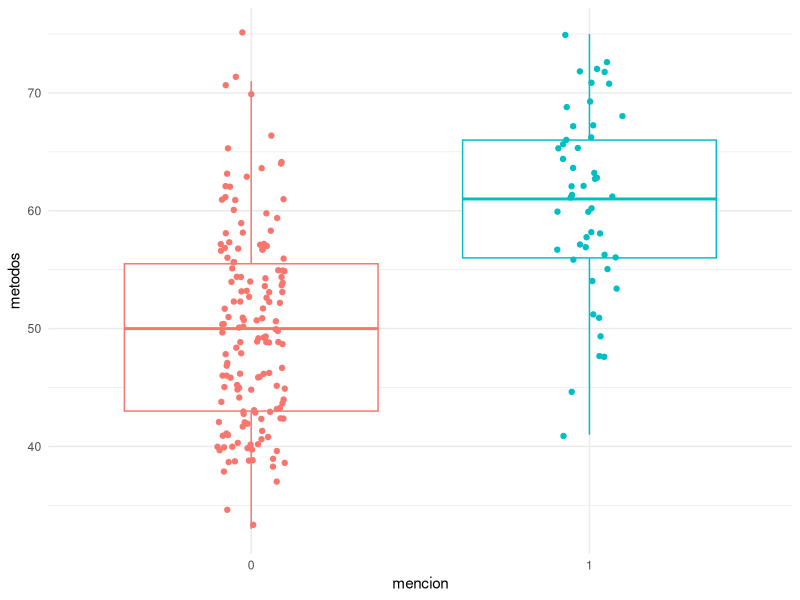
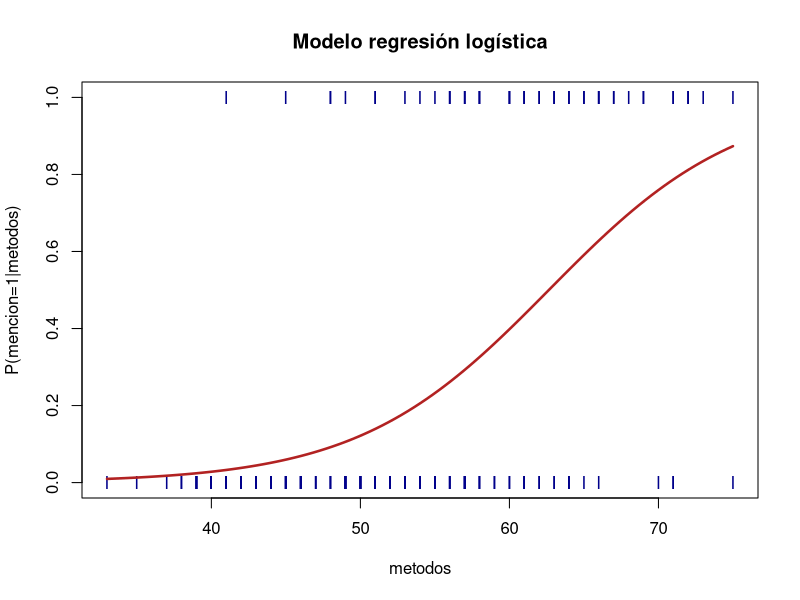
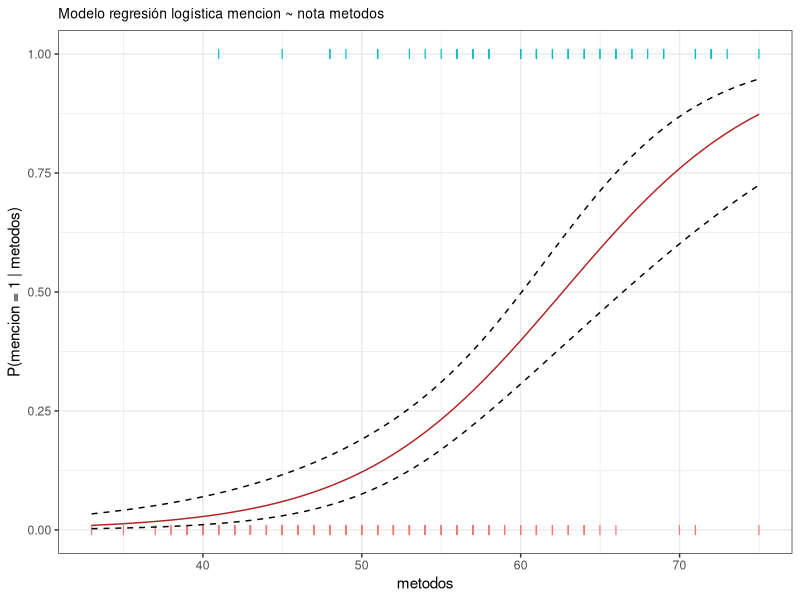
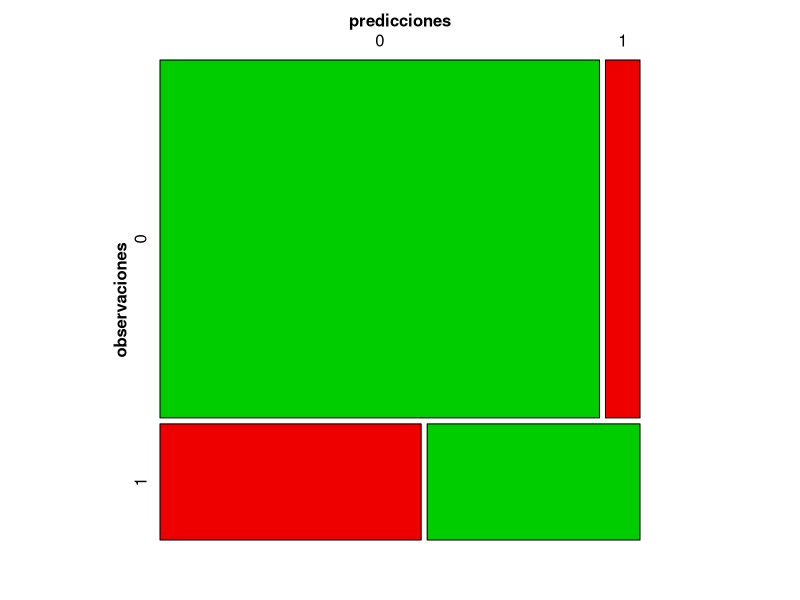

Write R code to recreate these figures, in order.
## ---- chunk 1
knitr::opts_chunk$set(warning = FALSE, message = FALSE) 
## ---- chunk 2
mencion <- as.factor(c(0, 0, 0, 0, 0, 0, 0, 0, 0, 0, 0, 1, 0, 1, 0, 0, 0, 0, 1,
                         0, 0, 1, 0, 0, 0, 0, 1, 0, 0, 0, 0, 0, 1, 0, 0, 1, 0, 1,
                         0, 0, 0, 0, 0, 0, 1, 0, 0, 0, 0, 0, 1, 0, 0, 0, 1, 0, 0,
                         0, 0, 0, 0, 1, 0, 0, 0, 0, 0, 0, 0, 0, 0, 0, 1, 0, 0, 0,
                         1, 0, 0, 0, 0, 0, 0, 1, 0, 1, 0, 0, 0, 0, 1, 0, 1, 0, 0,
                         1, 1, 1, 0, 1, 0, 0, 0, 0, 0, 0, 1, 0, 0, 1, 0, 0, 0, 1,
                         1, 0, 0, 1, 0, 0, 0, 0, 0, 0, 1, 0, 0, 0, 0, 0, 0, 1, 1,
                         0, 0, 1, 0, 0, 0, 0, 0, 0, 0, 0, 0, 0, 1, 0, 0, 0, 0, 0,
                         0, 0, 1, 0, 0, 0, 0, 1, 1, 0, 1, 1, 0, 0, 0, 0, 1, 0, 0,
                         0, 0, 0, 0, 0, 1, 0, 0, 1, 1, 0, 1, 1, 1, 1, 0, 0, 1, 0,
                         0, 0, 0, 0, 1, 0, 0, 0, 1, 1))
metodos <- c(41, 53, 54, 47, 57, 51, 42, 45, 54, 52, 51, 51, 71, 57, 50, 43,
                 51, 60, 62, 57, 35, 75, 45, 57, 45, 46, 66, 57, 49, 49, 57, 64,
                 63, 57, 50, 58, 75, 68, 44, 40, 41, 62, 57, 43, 48, 63, 39, 70,
                 63, 59, 61, 38, 61, 49, 73, 44, 42, 39, 55, 52, 45, 61, 39, 41,
                 50, 40, 60, 47, 59, 49, 46, 58, 71, 58, 46, 43, 54, 56, 46, 54,
                 57, 54, 71, 48, 40, 64, 51, 39, 40, 61, 66, 49, 65, 52, 46, 61,
                 72, 71, 40, 69, 64, 56, 49, 54, 53, 66, 67, 40, 46, 69, 40, 41,
                 57, 58, 57, 37, 55, 62, 64, 40, 50, 46, 53, 52, 45, 56, 45, 54,
                 56, 41, 54, 72, 56, 47, 49, 60, 54, 55, 33, 49, 43, 50, 52, 48,
                 58, 43, 41, 43, 46, 44, 43, 61, 40, 49, 56, 61, 50, 51, 42, 67,
                 53, 50, 51, 72, 48, 40, 53, 39, 63, 51, 45, 39, 42, 62, 44, 65,
                 63, 54, 45, 60, 49, 48, 57, 55, 66, 64, 55, 42, 56, 53, 41, 42,
                 53, 42, 60, 52, 38, 57, 58, 65)

datos <- data.frame(mencion, metodos)
head(datos, 4)
## ---- chunk 3
library(ggplot2)
table(datos$mencion)
## ---- chunk 4
ggplot(data = datos, aes(x = mencion, y = metodos, color = mencion)) +
  geom_boxplot(outlier.shape = NA) +
  geom_jitter(width = 0.1) +
  theme_minimal() +
  theme(legend.position = "null")
## ---- chunk 5
modelo <- glm(mencion ~ metodos, data = datos, family = "binomial")
summary(modelo)
## ---- chunk 6
confint(object = modelo, level = 0.95 )
## ---- chunk 7
# BASE GRAPHICS SIN INTERVALOS DE CONFIANZA

# Codificación 0,1 de la variable dependiente
datos$mencion <- as.character(datos$mencion)
datos$mencion <- as.numeric(datos$mencion)

plot(mencion ~ metodos, datos, col = "darkblue",
     main = "Modelo regresión logística",
     ylab = "P(mencion=1|metodos)",
     xlab = "metodos", pch = "I")

# type = "response" devuelve las predicciones en forma de probabilidad en lugar de en loged odds
curve(predict(modelo, data.frame(metodos = x), type = "response"),
      col = "firebrick", lwd = 2.5, add = TRUE)
## ---- chunk 8
# MEDIANTE GGPLOT2 INCLUYENDO INTERVALOS DE CONFIANZA

datos$mencion <- as.character(datos$mencion)
datos$mencion <- as.numeric(datos$mencion)

# Se crea un vector con nuevos valores interpolados en el rango de observaciones.
nuevos_puntos <- seq(from = min(datos$metodos), to = max(datos$metodos),
                     by = 0.5)


# Predicciones de los nuevos puntos según el modelo. 
# Si se indica se.fit = TRUE se devuelve el error estándar de cada predicción
# junto con el valor de la predicción (fit).
predicciones <- predict(modelo, data.frame(metodos = nuevos_puntos),
                        se.fit = TRUE)

# Mediante la función logit se transforman los logged odds a probabilidades.
predicciones_logit <- exp(predicciones$fit) / (1 + exp(predicciones$fit))

# Se calcula el límite inferior y superior del IC del 95% sustrayendo e
# incrementando el logged odds de cada predicción 1.95*SE. Una vez calculados los
# logged odds del intervalo se transforman en probabilidades con la función logit.
limite_inferior       <- predicciones$fit - 1.96 * predicciones$se.fit
limite_inferior_logit <- exp(limite_inferior) / (1 + exp(limite_inferior))
limite_superior       <- predicciones$fit + 1.96 * predicciones$se.fit
limite_superior_logit <- exp(limite_superior) / (1 + exp(limite_superior))

# Se crea un dataframe con los nuevos puntos y sus predicciones
datos_curva <- data.frame(metodos = nuevos_puntos,
                          probabilidad_mencion = predicciones_logit,
                          limite_inferior_logit = limite_inferior_logit, 
                          limite_superior_logit = limite_superior_logit)

ggplot(datos, aes(x = metodos, y = mencion)) +
      geom_point(aes(color = as.factor(mencion)), shape = "I", size = 3) + 
      geom_line(data = datos_curva, aes(y = probabilidad_mencion),
                color = "firebrick") + 
      geom_line(data = datos_curva, aes(y = limite_inferior_logit),
                linetype = "dashed") + 
      geom_line(data = datos_curva, aes(y = limite_superior_logit),
                linetype = "dashed") + 
      theme_bw() +
      labs(title = "Modelo regresión logística mencion ~ nota metodos",
           y = "P(mencion = 1 | metodos)", y = "metodos") + 
      theme(legend.position = "null") +
      theme(plot.title = element_text(size = 10))
## ---- chunk 9
# Diferencia de residuos
# En R, un objeto glm almacena la "deviance" del modelo, así como la "deviance"
# del modelo nulo. 
dif_residuos <- modelo$null.deviance - modelo$deviance

# Grados libertad
df <- modelo$df.null - modelo$df.residual

# p-value
p_value <- pchisq(q = dif_residuos,df = df, lower.tail = FALSE)

paste("Diferencia de residuos:", round(dif_residuos, 4))
## ---- chunk 10
paste("Grados de libertad:", df)
## ---- chunk 11
paste("p-value:", p_value)
## ---- chunk 12
# El mismo cálculo se puede obtener directamente con:
anova(modelo, test = "Chisq")
## ---- chunk 13
library(vcd)
predicciones <- ifelse(test = modelo$fitted.values > 0.5, yes = 1, no = 0)
matriz_confusion <- table(modelo$model$mencion, predicciones,
                          dnn = c("observaciones", "predicciones"))
matriz_confusion
## ---- chunk 14
mosaic(matriz_confusion, shade = T, colorize = T,
       gp = gpar(fill = matrix(c("green3", "red2", "red2", "green3"), 2, 2)))
